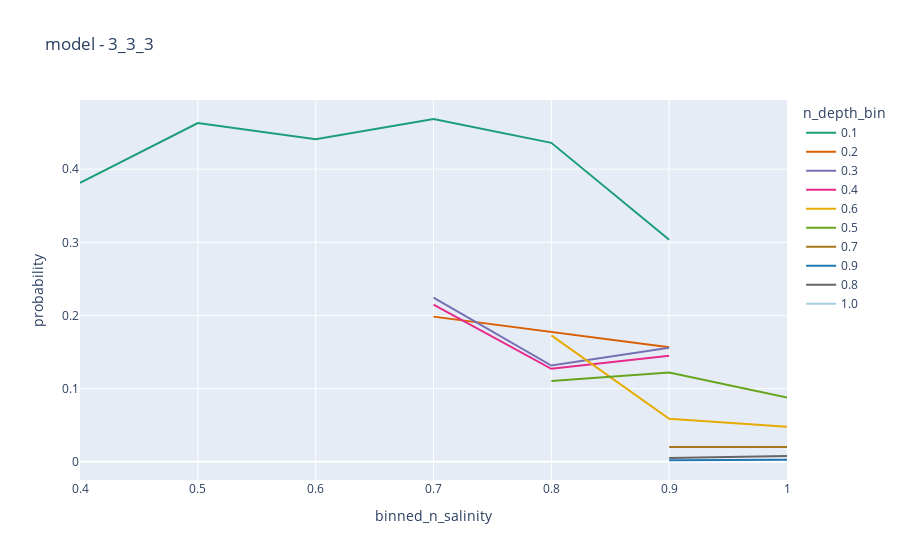

Source (notebook cell):
### Code cell
data['binned_n_salinity'] = round(data['n_salinity'] * 10) / (10)
df = data.groupby(['binned_n_salinity', 'n_depth_bin'])['probability'].mean().reset_index()
px.line(
    df.sort_values('binned_n_salinity'), x='binned_n_salinity', y='probability', color='n_depth_bin', 
    color_discrete_map=color_discrete_map, title=f'model - {model}'
)

### Figure 1 — Plotly figure (JSON) as saved in the notebook; plotly's stock layout.template omitted (floating-point values rounded to 4 significant figures)
{"data": [{"hovertemplate": "n_depth_bin=0.1<br>binned_n_salinity=%{x}<br>probability=%{y}<extra></extra>", "legendgroup": "0.1", "line": {"color": "#1b9e77", "dash": "solid"}, "marker": {"symbol": "circle"}, "mode": "lines", "name": "0.1", "orientation": "v", "showlegend": true, "type": "scatter", "x": [0.4, 0.5, 0.6, 0.7, 0.8, 0.9], "xaxis": "x", "y": [0.3811, 0.463, 0.441, 0.4685, 0.436, 0.3036], "yaxis": "y"}, {"hovertemplate": "n_depth_bin=0.2<br>binned_n_salinity=%{x}<br>probability=%{y}<extra></extra>", "legendgroup": "0.2", "line": {"color": "#d95f02", "dash": "solid"}, "marker": {"symbol": "circle"}, "mode": "lines", "name": "0.2", "orientation": "v", "showlegend": true, "type": "scatter", "x": [0.7, 0.8, 0.9], "xaxis": "x", "y": [0.1984, 0.1776, 0.1566], "yaxis": "y"}, {"hovertemplate": "n_depth_bin=0.3<br>binned_n_salinity=%{x}<br>probability=%{y}<extra></extra>", "legendgroup": "0.3", "line": {"color": "#7570b3", "dash": "solid"}, "marker": {"symbol": "circle"}, "mode": "lines", "name": "0.3", "orientation": "v", "showlegend": true, "type": "scatter", "x": [0.7, 0.8, 0.9], "xaxis": "x", "y": [0.2243, 0.1317, 0.1559], "yaxis": "y"}, {"hovertemplate": "n_depth_bin=0.4<br>binned_n_salinity=%{x}<br>probability=%{y}<extra></extra>", "legendgroup": "0.4", "line": {"color": "#e7298a", "dash": "solid"}, "marker": {"symbol": "circle"}, "mode": "lines", "name": "0.4", "orientation": "v", "showlegend": true, "type": "scatter", "x": [0.7, 0.8, 0.9], "xaxis": "x", "y": [0.2147, 0.1271, 0.1449], "yaxis": "y"}, {"hovertemplate": "n_depth_bin=0.6<br>binned_n_salinity=%{x}<br>probability=%{y}<extra></extra>", "legendgroup": "0.6", "line": {"color": "#e6ab02", "dash": "solid"}, "marker": {"symbol": "circle"}, "mode": "lines", "name": "0.6", "orientation": "v", "showlegend": true, "type": "scatter", "x": [0.8, 0.9, 1], "xaxis": "x", "y": [0.1727, 0.05878, 0.04779], "yaxis": "y"}, {"hovertemplate": "n_depth_bin=0.5<br>binned_n_salinity=%{x}<br>probability=%{y}<extra></extra>", "legendgroup": "0.5", "line": {"color": "#66a61e", "dash": "solid"}, "marker": {"symbol": "circle"}, "mode": "lines", "name": "0.5", "orientation": "v", "showlegend": true, "type": "scatter", "x": [0.8, 0.9, 1], "xaxis": "x", "y": [0.1104, 0.122, 0.08791], "yaxis": "y"}, {"hovertemplate": "n_depth_bin=0.7<br>binned_n_salinity=%{x}<br>probability=%{y}<extra></extra>", "legendgroup": "0.7", "line": {"color": "#a6761d", "dash": "solid"}, "marker": {"symbol": "circle"}, "mode": "lines", "name": "0.7", "orientation": "v", "showlegend": true, "type": "scatter", "x": [0.9, 1], "xaxis": "x", "y": [0.02013, 0.02015], "yaxis": "y"}, {"hovertemplate": "n_depth_bin=0.9<br>binned_n_salinity=%{x}<br>probability=%{y}<extra></extra>", "legendgroup": "0.9", "line": {"color": "#1f78b4", "dash": "solid"}, "marker": {"symbol": "circle"}, "mode": "lines", "name": "0.9", "orientation": "v", "showlegend": true, "type": "scatter", "x": [0.9, 1], "xaxis": "x", "y": [0.00205, 0.002829], "yaxis": "y"}, {"hovertemplate": "n_depth_bin=0.8<br>binned_n_salinity=%{x}<br>probability=%{y}<extra></extra>", "legendgroup": "0.8", "line": {"color": "#666666", "dash": "solid"}, "marker": {"symbol": "circle"}, "mode": "lines", "name": "0.8", "orientation": "v", "showlegend": true, "type": "scatter", "x": [0.9, 1], "xaxis": "x", "y": [0.005138, 0.007919], "yaxis": "y"}, {"hovertemplate": "n_depth_bin=1.0<br>binned_n_salinity=%{x}<br>probability=%{y}<extra></extra>", "legendgroup": "1.0", "line": {"color": "#a6cee3", "dash": "solid"}, "marker": {"symbol": "circle"}, "mode": "lines", "name": "1.0", "orientation": "v", "showlegend": true, "type": "scatter", "x": [1], "xaxis": "x", "y": [0.001122], "yaxis": "y"}], "layout": {"legend": {"title": {"text": "n_depth_bin"}, "tracegroupgap": 0}, "title": {"text": "model - 3_3_3"}, "xaxis": {"anchor": "y", "domain": [0, 1], "title": {"text": "binned_n_salinity"}}, "yaxis": {"anchor": "x", "domain": [0, 1], "title": {"text": "probability"}}}}
